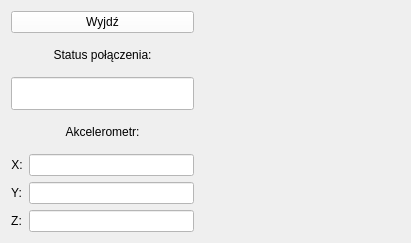
<?xml version="1.0" encoding="UTF-8"?>
<ui version="4.0">
 <class>test</class>
 <widget class="QWidget" name="test">
  <property name="geometry">
   <rect>
    <x>0</x>
    <y>0</y>
    <width>411</width>
    <height>243</height>
   </rect>
  </property>
  <property name="sizePolicy">
   <sizepolicy hsizetype="Expanding" vsizetype="Expanding">
    <horstretch>0</horstretch>
    <verstretch>0</verstretch>
   </sizepolicy>
  </property>
  <property name="windowTitle">
   <string>Monitor połączenia</string>
  </property>
  <property name="layoutDirection">
   <enum>Qt::LayoutDirection::LeftToRight</enum>
  </property>
  <layout class="QGridLayout" name="gridLayout">
   <item row="0" column="0">
    <layout class="QHBoxLayout" name="horizontalLayout">
     <property name="sizeConstraint">
      <enum>QLayout::SizeConstraint::SetNoConstraint</enum>
     </property>
     <item>
      <layout class="QVBoxLayout" name="verticalLayout">
       <item>
        <widget class="QPushButton" name="pushButton">
         <property name="styleSheet">
          <string notr="true">QWidget {
    background-color: white;
    color: black;
}</string>
         </property>
         <property name="text">
          <string>Wyjdź</string>
         </property>
        </widget>
       </item>
       <item>
        <widget class="QLabel" name="label">
         <property name="sizePolicy">
          <sizepolicy hsizetype="Expanding" vsizetype="Expanding">
           <horstretch>0</horstretch>
           <verstretch>0</verstretch>
          </sizepolicy>
         </property>
         <property name="text">
          <string>Status połączenia:</string>
         </property>
         <property name="alignment">
          <set>Qt::AlignmentFlag::AlignCenter</set>
         </property>
        </widget>
       </item>
       <item>
        <widget class="QLineEdit" name="connectionStatus">
         <property name="sizePolicy">
          <sizepolicy hsizetype="Expanding" vsizetype="Expanding">
           <horstretch>0</horstretch>
           <verstretch>0</verstretch>
          </sizepolicy>
         </property>
         <property name="styleSheet">
          <string notr="true">QWidget {
    background-color: white;
    color: black;
}</string>
         </property>
         <property name="text">
          <string/>
         </property>
         <property name="alignment">
          <set>Qt::AlignmentFlag::AlignCenter</set>
         </property>
         <property name="readOnly">
          <bool>true</bool>
         </property>
        </widget>
       </item>
       <item>
        <widget class="QLabel" name="label_15">
         <property name="sizePolicy">
          <sizepolicy hsizetype="Expanding" vsizetype="Expanding">
           <horstretch>0</horstretch>
           <verstretch>0</verstretch>
          </sizepolicy>
         </property>
         <property name="text">
          <string>Akcelerometr:</string>
         </property>
         <property name="alignment">
          <set>Qt::AlignmentFlag::AlignCenter</set>
         </property>
        </widget>
       </item>
       <item>
        <layout class="QFormLayout" name="formLayout">
         <item row="0" column="0">
          <widget class="QLabel" name="label_14">
           <property name="sizePolicy">
            <sizepolicy hsizetype="Expanding" vsizetype="Expanding">
             <horstretch>0</horstretch>
             <verstretch>0</verstretch>
            </sizepolicy>
           </property>
           <property name="text">
            <string>X:</string>
           </property>
           <property name="alignment">
            <set>Qt::AlignmentFlag::AlignCenter</set>
           </property>
          </widget>
         </item>
         <item row="0" column="1">
          <widget class="QLineEdit" name="accX">
           <property name="sizePolicy">
            <sizepolicy hsizetype="Expanding" vsizetype="Expanding">
             <horstretch>0</horstretch>
             <verstretch>0</verstretch>
            </sizepolicy>
           </property>
           <property name="styleSheet">
            <string notr="true">QWidget {
    background-color: white;
    color: red;
}</string>
           </property>
           <property name="alignment">
            <set>Qt::AlignmentFlag::AlignCenter</set>
           </property>
           <property name="readOnly">
            <bool>true</bool>
           </property>
          </widget>
         </item>
         <item row="1" column="0">
          <widget class="QLabel" name="label_13">
           <property name="sizePolicy">
            <sizepolicy hsizetype="Expanding" vsizetype="Expanding">
             <horstretch>0</horstretch>
             <verstretch>0</verstretch>
            </sizepolicy>
           </property>
           <property name="text">
            <string>Y:</string>
           </property>
           <property name="alignment">
            <set>Qt::AlignmentFlag::AlignCenter</set>
           </property>
          </widget>
         </item>
         <item row="1" column="1">
          <widget class="QLineEdit" name="accY">
           <property name="sizePolicy">
            <sizepolicy hsizetype="Expanding" vsizetype="Expanding">
             <horstretch>0</horstretch>
             <verstretch>0</verstretch>
            </sizepolicy>
           </property>
           <property name="styleSheet">
            <string notr="true">QWidget {
    background-color: white;
    color: blue;
}</string>
           </property>
           <property name="alignment">
            <set>Qt::AlignmentFlag::AlignCenter</set>
           </property>
           <property name="readOnly">
            <bool>true</bool>
           </property>
          </widget>
         </item>
         <item row="2" column="0">
          <widget class="QLabel" name="label_12">
           <property name="sizePolicy">
            <sizepolicy hsizetype="Expanding" vsizetype="Expanding">
             <horstretch>0</horstretch>
             <verstretch>0</verstretch>
            </sizepolicy>
           </property>
           <property name="text">
            <string>Z:</string>
           </property>
           <property name="alignment">
            <set>Qt::AlignmentFlag::AlignCenter</set>
           </property>
          </widget>
         </item>
         <item row="2" column="1">
          <widget class="QLineEdit" name="accZ">
           <property name="sizePolicy">
            <sizepolicy hsizetype="Expanding" vsizetype="Expanding">
             <horstretch>0</horstretch>
             <verstretch>0</verstretch>
            </sizepolicy>
           </property>
           <property name="styleSheet">
            <string notr="true">QWidget {
    background-color: white;
    color: green;
}</string>
           </property>
           <property name="alignment">
            <set>Qt::AlignmentFlag::AlignCenter</set>
           </property>
           <property name="readOnly">
            <bool>true</bool>
           </property>
          </widget>
         </item>
        </layout>
       </item>
      </layout>
     </item>
     <item>
      <widget class="QWidget" name="chartAcc" native="true">
       <property name="sizePolicy">
        <sizepolicy hsizetype="Expanding" vsizetype="Expanding">
         <horstretch>0</horstretch>
         <verstretch>0</verstretch>
        </sizepolicy>
       </property>
       <property name="minimumSize">
        <size>
         <width>200</width>
         <height>200</height>
        </size>
       </property>
       <property name="maximumSize">
        <size>
         <width>1677721</width>
         <height>1677721</height>
        </size>
       </property>
      </widget>
     </item>
    </layout>
   </item>
  </layout>
 </widget>
 <resources/>
 <connections/>
</ui>
